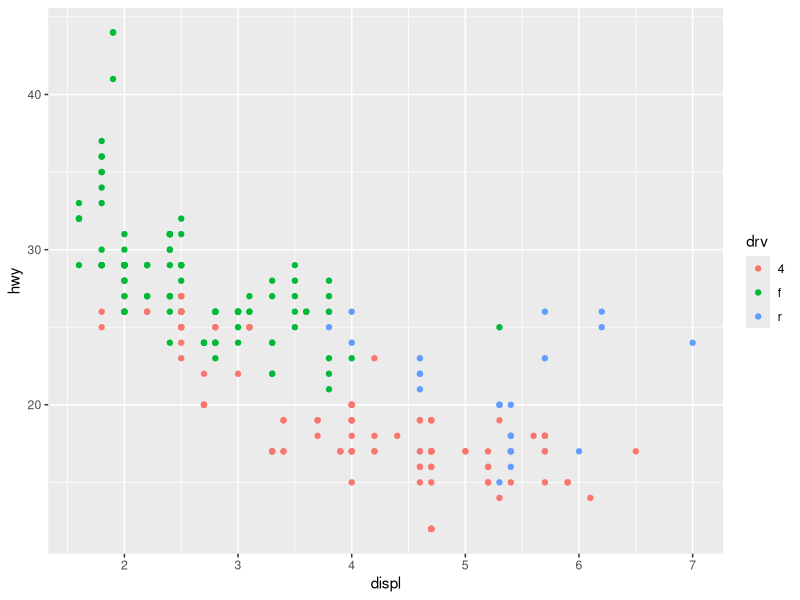
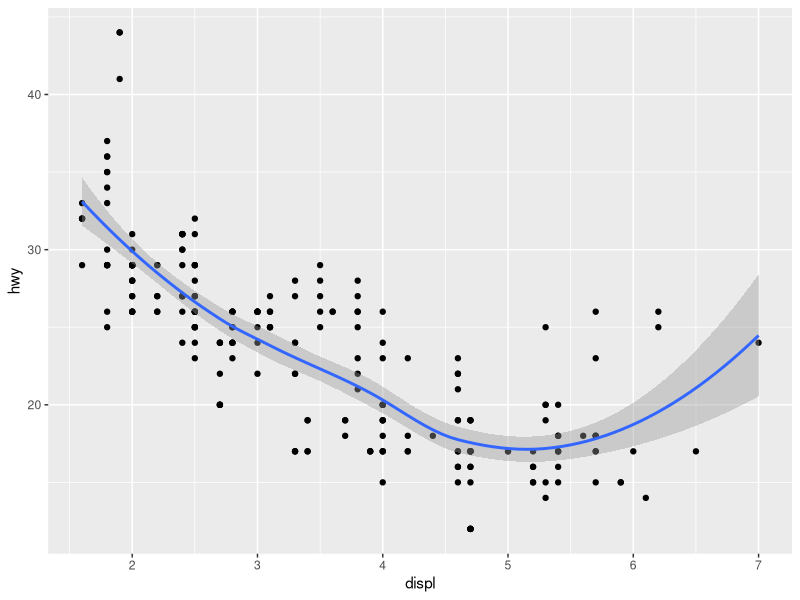
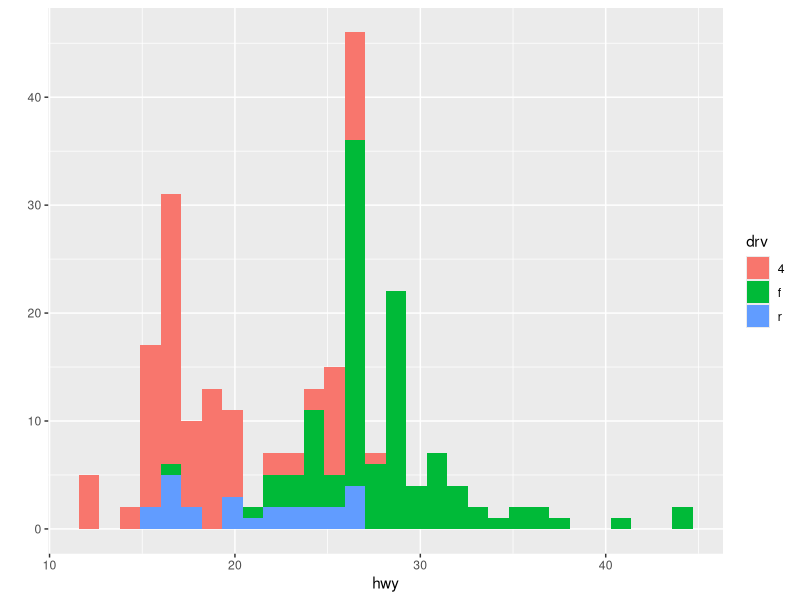
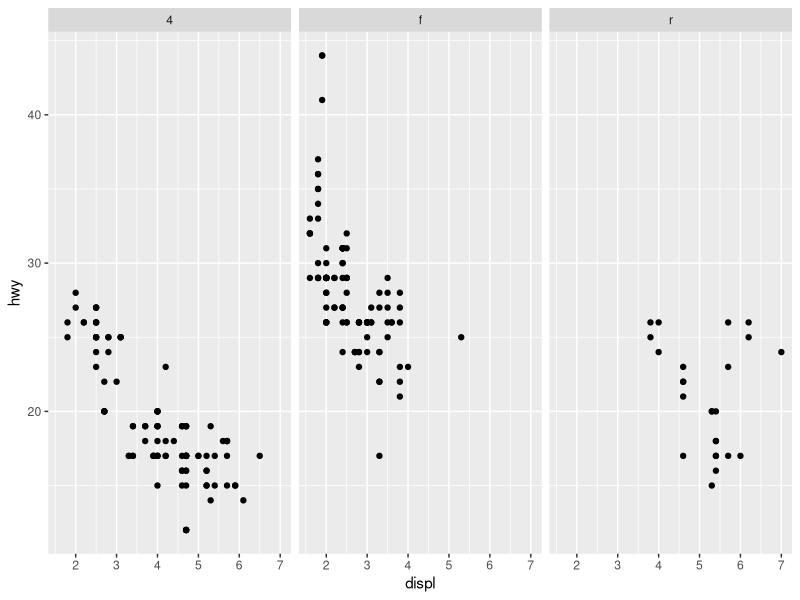
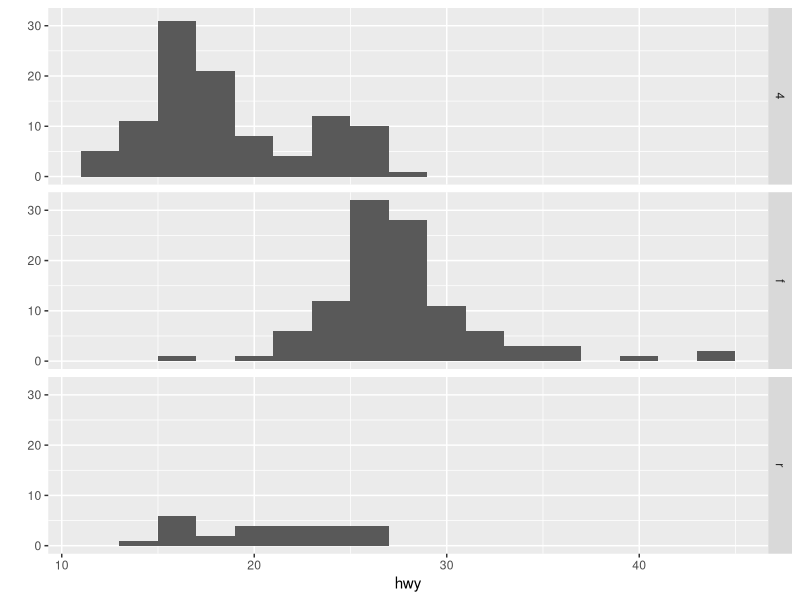

Recreate these plots in R, in order. (Note: this script raises an error after producing the figures.)
# Ejemplo
library(ggplot2)
str(mpg)
qplot(displ, hwy, data = mpg, color = drv)
# Agregar un estadístico a la gráfica
qplot(displ, hwy, data = mpg, geom = c("point", "smooth"))
# Histograma
qplot(hwy, data = mpg, fill = drv)
# Facets = panel
qplot(displ, hwy, data = mpg, facets = .~drv)
qplot(hwy, data = mpg, facets = drv~., binwidth = 2)
# Histograma de MAACS (no se tiene la fuente de los datos)
qplot(log(eno), data = maacs)
qplot(log(eno), data = maacs, fill = mopos)
# Densidad
qplot(log(eno), data = maacs, geom = "density")
qplot(log(eno), data = maacs, geom = "density", color = mopos)
# Scatterplots
qplot(log(pm25), log(eno), data = maacs)
qplot(log(pm25), log(eno), data = maacs, shape = mopos)
qplot(log(pm25), log(eno), data = maacs, color = mopos)
qplot(log(pm25), log(eno), data = maacs, color = mopos) + geom_smooth(method = "lm")
qplot(log(pm25), log(eno), data = maacs, facets = .~ mopos) + geom_smooth(method = "lm")